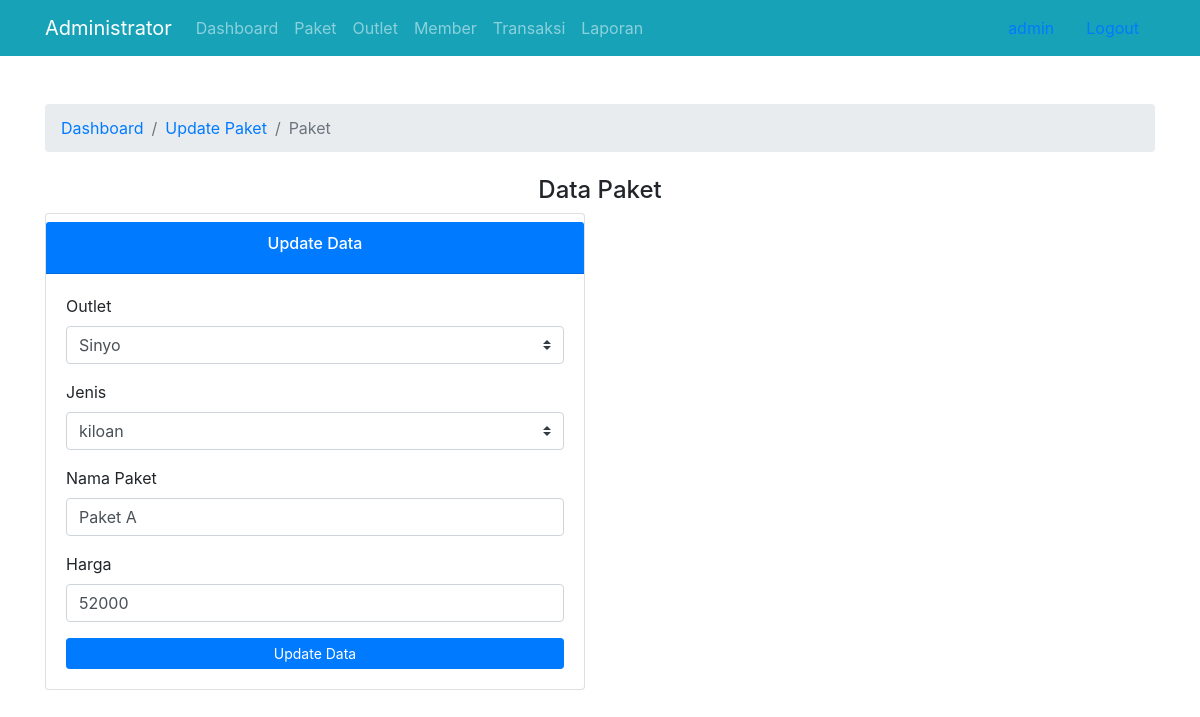
/admin/updatePaket.php?id=1 (signed in), run on the app's committed database.
### tables this page shows
CREATE TABLE `tb_paket` (
  `id` int(11) NOT NULL,
  `id_outlet` int(11) NOT NULL,
  `jenis` enum('kiloan','selimut','kaos','cuci_kering','boneka') NOT NULL,
  `nama_paket` varchar(100) NOT NULL,
  `harga` int(11) NOT NULL
);

### config/functions.php (called while the page is built, shortened)
<?php
require_once 'database.php';
function query($query){
	global $conn;
	$result = mysqli_query($conn,$query);
	$rows = [];
	while ($row = mysqli_fetch_assoc($result)) {
		$rows[] = $row;
	}
	return $rows;
}

### admin/updatePaket.php (the view, shortened to what this page needs)
<?php
require_once '../config/functions.php';
require_once 'templates/header.php';
$outlet = query("SELECT * FROM tb_outlet");
$id_paket = $_GET["id"];
$paket = query("SELECT * FROM tb_paket WHERE id='$id_paket'")[0];
$jenis = ["kiloan","seimut","bad_cover","kaos","lain"];
?>
<div class="container mt-5">
	<div class="row">
		<div class="col-md-12">
			<nav aria-label="breadcrumb">
				<ol class="breadcrumb">
					<li class="breadcrumb-item"><a href="">Dashboard</a></li>
					<li class="breadcrumb-item"><a href="">Update Paket</a></li>
					<li class="breadcrumb-item active">Paket</li>
				</ol>
			</nav>
		</div>
	</div>
</div>
<div class="container">
	<div class="row">
		<div class="col-md-12 mt-2">
			<h4 class="text-center">Data Paket</h4>
		</div>
		<div class="col-md-6">
			<div class="card">
				<div class="card-header bg-primary text-white text-center mt-2">
					<h6>Update Data</h6>
				</div>
				<div class="card-body">
					<form method="post" action="" autocomplete="off">
						<div class="form-group">
							<label>Outlet</label>
							<select class="custom-select" name="id_outlet">
								<?php foreach($outlet as $o) : ?>
									<?php if($paket["id_outlet"] === $o["id"]) : ?>
										<option value="<?= $o["id"] ?>" selected><?php echo $o["nama"] ?></option>
									<?php else : ?>
									<option value="<?= $o["id"] ?>"><?php echo $o["nama"] ?></option>
								<?php endif; ?>
								<?php endforeach; ?>
							</select>
						</div>
						<div class="form-group">
							<label>Jenis</label>
							<select class="custom-select" name="jenis">
								<?php foreach($jenis as $j) : ?>
									<?php if($paket["jenis"] === $j)
									: ?>
								<option value="<?php echo $j; ?>" selected><?php echo $j; ?></option>
							<?php else : ?>
							<option value="<?php echo $j; ?>"><?php echo $j; ?></option>
							<?php endif; ?>
							<?php endforeach; ?>
							</select>
						</div>
						<div class="form-group">
							<label>Nama Paket</label>
							<input type="text" name="nama_paket"  value="<?php echo $paket["nama_paket"]; ?>" class="form-control">
						</div>
						<div class="form-group">
							<label>Harga</label>
							<input type="text" name="harga" value=<?php echo $paket["harga"]; ?> class="form-control">
						</div>
						<button class="btn btn-primary btn-block btn-sm" type="submit" name="updatePaket">Update Data</button>
					</form>
				</div>
			</div>
		</div>
	</div>
</div>

### data on the page
tb_paket: jenis "kiloan", nama_paket "Paket A", harga "52000"

### other printed values
$_SESSION["user"]['username'] "admin"
form field id_outlet "Sinyo"
